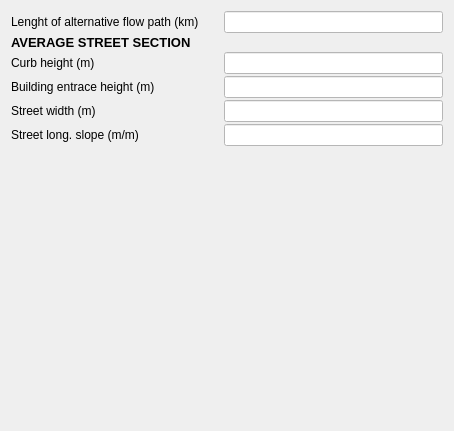
              <widget class="QWidget" name="Major_Box_2">
               <property name="geometry">
                <rect>
                 <x>0</x>
                 <y>0</y>
                 <width>454</width>
                 <height>431</height>
                </rect>
               </property>
               <attribute name="label">
                <string>MAJOR SYSTEM</string>
               </attribute>
               <layout class="QVBoxLayout" name="verticalLayout_20">
                <item>
                 <layout class="QFormLayout" name="Temperature_Layout_8">
                  <property name="labelAlignment">
                   <set>Qt::AlignLeading|Qt::AlignLeft|Qt::AlignVCenter</set>
                  </property>
                  <property name="formAlignment">
                   <set>Qt::AlignLeading|Qt::AlignLeft|Qt::AlignVCenter</set>
                  </property>
                  <property name="horizontalSpacing">
                   <number>25</number>
                  </property>
                  <property name="verticalSpacing">
                   <number>2</number>
                  </property>
                  <property name="leftMargin">
                   <number>0</number>
                  </property>
                  <item row="2" column="0">
                   <widget class="QLabel" name="curbHeightLanel_6">
                    <property name="text">
                     <string>Curb height (m)</string>
                    </property>
                   </widget>
                  </item>
                  <item row="2" column="1">
                   <widget class="QLineEdit" name="curbHeightLineEdit_6">
                    <property name="styleSheet">
                     <string notr="true">background-color: white;</string>
                    </property>
                   </widget>
                  </item>
                  <item row="3" column="0">
                   <widget class="QLabel" name="buildingHeightLabel_6">
                    <property name="text">
                     <string>Building entrace height (m)</string>
                    </property>
                   </widget>
                  </item>
                  <item row="3" column="1">
                   <widget class="QLineEdit" name="buildingHeightLineEdit_6">
                    <property name="styleSheet">
                     <string notr="true">background-color: white;</string>
                    </property>
                   </widget>
                  </item>
                  <item row="4" column="0">
                   <widget class="QLabel" name="streetWidthLabel_6">
                    <property name="text">
                     <string>Street width (m)</string>
                    </property>
                   </widget>
                  </item>
                  <item row="4" column="1">
                   <widget class="QLineEdit" name="streetWidthLineEdit_6">
                    <property name="styleSheet">
                     <string notr="true">background-color: white;</string>
                    </property>
                   </widget>
                  </item>
                  <item row="5" column="0">
                   <widget class="QLabel" name="streetLongSlopeMMLabel_6">
                    <property name="text">
                     <string>Street long. slope (m/m)</string>
                    </property>
                   </widget>
                  </item>
                  <item row="5" column="1">
                   <widget class="QLineEdit" name="streetLongSlopeMMLineEdit_6">
                    <property name="styleSheet">
                     <string>background-color: white;</string>
                    </property>
                   </widget>
                  </item>
                  <item row="0" column="0">
                   <widget class="QLabel" name="lengthAlternativeLabel_6">
                    <property name="sizePolicy">
                     <sizepolicy hsizetype="Minimum" vsizetype="Preferred">
                      <horstretch>0</horstretch>
                      <verstretch>0</verstretch>
                     </sizepolicy>
                    </property>
                    <property name="acceptDrops">
                     <bool>true</bool>
                    </property>
                    <property name="text">
                     <string>Lenght of alternative flow path (km)</string>
                    </property>
                   </widget>
                  </item>
                  <item row="0" column="1">
                   <widget class="QLineEdit" name="lengthAlternativeLineEdit_6">
                    <property name="sizePolicy">
                     <sizepolicy hsizetype="Expanding" vsizetype="Fixed">
                      <horstretch>0</horstretch>
                      <verstretch>0</verstretch>
                     </sizepolicy>
                    </property>
                    <property name="minimumSize">
                     <size>
                      <width>0</width>
                      <height>0</height>
                     </size>
                    </property>
                    <property name="maximumSize">
                     <size>
                      <width>16777215</width>
                      <height>16777215</height>
                     </size>
                    </property>
                    <property name="acceptDrops">
                     <bool>false</bool>
                    </property>
                    <property name="styleSheet">
                     <string notr="true">background-color: white</string>
                    </property>
                   </widget>
                  </item>
                  <item row="1" column="0">
                   <widget class="QLabel" name="Temperature_Label_8">
                    <property name="sizePolicy">
                     <sizepolicy hsizetype="Preferred" vsizetype="Maximum">
                      <horstretch>0</horstretch>
                      <verstretch>0</verstretch>
                     </sizepolicy>
                    </property>
                    <property name="maximumSize">
                     <size>
                      <width>16777215</width>
                      <height>15</height>
                     </size>
                    </property>
                    <property name="text">
                     <string>&lt;html&gt;&lt;head/&gt;&lt;body&gt;&lt;p&gt;&lt;span style=&quot; font-size:10pt; font-weight:700;&quot;&gt;AVERAGE STREET SECTION&lt;/span&gt;&lt;/p&gt;&lt;/body&gt;&lt;/html&gt;</string>
                    </property>
                    <property name="textFormat">
                     <enum>Qt::RichText</enum>
                    </property>
                   </widget>
                  </item>
                 </layout>
                </item>
                <item>
                 <spacer name="verticalSpacer_20">
                  <property name="orientation">
                   <enum>Qt::Vertical</enum>
                  </property>
                  <property name="sizeHint" stdset="0">
                   <size>
                    <width>20</width>
                    <height>40</height>
                   </size>
                  </property>
                 </spacer>
                </item>
               </layout>
              </widget>
